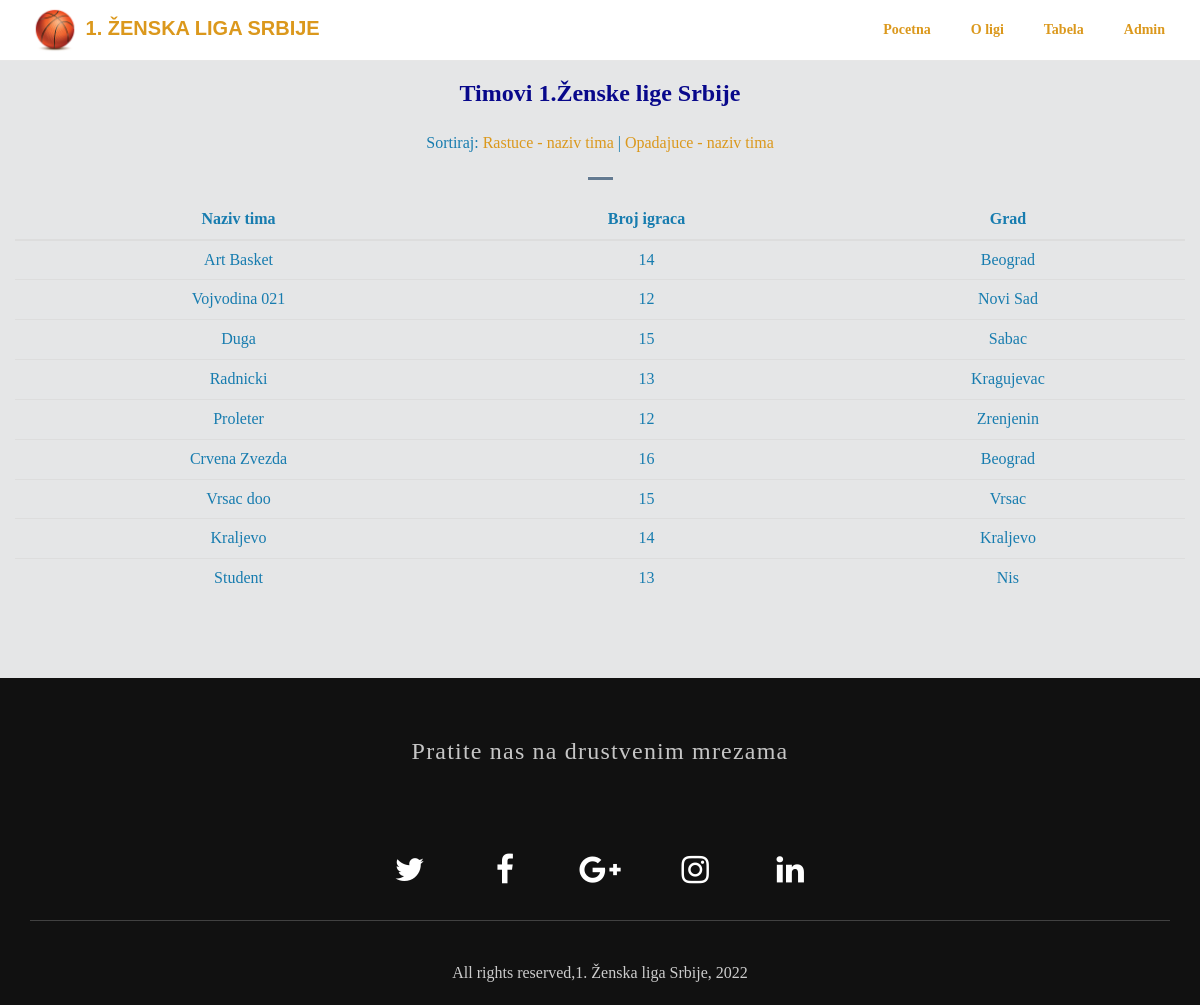
The page / on the database its author committed.
### tables this page shows
CREATE TABLE `tim` (
  `TimID` int(3) NOT NULL,
  `NazivTima` varchar(255) NOT NULL,
  `BrojIgraca` int(3) NOT NULL,
  `GradID` int(2) NOT NULL
);

CREATE TABLE `grad` (
  `GradID` int(11) NOT NULL,
  `Naziv` varchar(255) NOT NULL
);

### dbbroker.php (called while the page is built, shortened)
<?php
class DBBroker
{
    protected $_mysqli;
    protected $_query;
    public function __construct($host, $username, $password, $db, $port = NULL)
    {
        if($port == NULL)
            $port = ini_get('mysqli.default_port');
        $this->_mysqli = new mysqli($host, $username, $password, $db, $port)
            or die('There was a problem connecting to the database');
        $this->_mysqli->set_charset('utf8');
    }
    protected function reset()
    {
        $this->_query = null;
    }
    public function rawQuery($query, $bindParams = null)
    {
        $this->_query = filter_var($query, FILTER_SANITIZE_STRING);
        $stmt = $this->_prepareQuery();
        $stmt->execute();
        return $this->_dynamicBindResults($stmt);
    }
    protected function _dynamicBindResults(mysqli_stmt $stmt)
    {
        $parameters = array();
        $results = array();
        $meta = $stmt->result_metadata();
        $row = array();
        while ($field = $meta->fetch_field()) {
            $row[$field->name] = null;
            $parameters[] = & $row[$field->name];
        }
        call_user_func_array(array($stmt, 'bind_result'), $parameters);
        while ($stmt->fetch()) {
            $x = array();
            foreach ($row as $key => $val) {
                $x[$key] = $val;
            }
            array_push($results, $x);
        }
        return $results;
    }
    protected function _prepareQuery()
    {
        if (!$stmt = $this->_mysqli->prepare($this->_query)) {
            trigger_error("Problem preparing query ($this->_query) " . $this->_mysqli->error, E_USER_ERROR);
        }
        return $stmt;
    }
}

### inicijalizacija.php (called while the page is built, shortened)
<?php
require('dbbroker.php');
$db = new DBBroker('localhost', 'root', '', 'kosarka');
?>

### index.php (the view, shortened to what this page needs)
<?php
include 'inicijalizacija.php';
$orderBy = '';
?>
<!DOCTYPE html>
<html lang="en">
  <head>
    <link rel="stylesheet" type="text/css" href="css/font-awesome.min.css">
    <link rel="stylesheet" type="text/css" href="css/bootstrap.min.css">
    <link rel="stylesheet" type="text/css" href="css/imagehover.min.css">
    <link rel="stylesheet" type="text/css" href="css/style.css">
  </head>
  <body>
    <?php include 'navbar.php'; ?>
    <section id ="feature" class="section-padding">
      <div class="container">
        <div class="row">
          <div class="header-section text-center">
            <h2>Timovi 1.Ženske lige Srbije</h2>
            <p>Sortiraj:
            <a href="index.php?sort=rastuce">Rastuce - naziv tima</a>
            |
            <a href="index.php?sort=opadajuce">Opadajuce - naziv tima</a>
          </p>
            <hr class="bottom-line">
            <table class="table table-stripped" >
              <thead>
                <tr >
                  <th class="text-center">Naziv tima</th>
                  <th class="text-center">Broj igraca</th>
                  <th class="text-center">Grad</th>
                </tr>
              </thead>
              <tbody>
                <?php
                $timovi = $db->rawQuery("select * from tim t join grad g on t.gradID=g.GradID" . $orderBy);
                foreach ($timovi as $tim) {
                  ?>
                    <tr>
                        <td><?php echo ($tim["NazivTima"]); ?></td>
                        <td><?php echo ($tim["BrojIgraca"]); ?></td>
                        <td><?php echo ($tim["Naziv"]); ?></td>
                    </tr>
                  <?php
                }
                ?>
              </tbody>
            </table>
          </div>
        </div>
      </div>
    </section>
    <?php include 'footer.php'; ?>
  </body>
</html>

### navbar.php (shortened to what this page needs)
<nav class="navbar navbar-default navbar-fixed-top">
  <div class="container">
    <div class="navbar-header">
    <a class="navbar-brand" href="index.php"><img class="navbar-brand-logo" src="img/logok.png" /> 1. Ženska liga Srbije</a>
    </div>
    <div class="collapse navbar-collapse" id="myNavbar">
    <ul class="nav navbar-nav navbar-right">
      <li><a href="index.php">Pocetna</a></li>
      <li><a href="onama.php">O ligi</a></li>
      <li><a href="tabelaTimovi.php">Tabela</a></li>
      <li><a href="admin.php">Admin</a></li>
    </ul>
    </div>
  </div>
</nav>

### footer.php
<footer id="footer" class="footer">
  <div class="container text-center">
  <h3>Pratite nas na drustvenim mrezama</h3>
  <ul class="social-links">
    <li><a href="https://twitter.com/KSSrbije"><i class="fa fa-twitter fa-fw"></i></a></li>
    <li><a href="https://www.facebook.com/KSSrbije/"><i class="fa fa-facebook fa-fw"></i></a></li>
    <li><a href="https://www.google.com/search?q=kss+srbihe&oq=kss+srbihe&aqs=chrome..69i57j46i13j0i13l3j0i13i30l2j0i8i13i30l2.1406j0j4&sourceid=chrome&ie=UTF-8"><i class="fa fa-google-plus fa-fw"></i></a></li>
    <li><a href="https://www.instagram.com/kssrbije/"><i class="fa fa-instagram fa-fw"></i></a></li>
    <li><a href="#link"><i class="fa fa-linkedin fa-fw"></i></a></li>
  </ul>
  All rights reserved,1. Ženska liga Srbije, 2022
  </div>
</footer>

### css/style.css (style rules this page uses)
body { font-size: 15px; line-height: 1.52; color: #177caf; background-color: #e5e6e7; font-size: 16px; font-family: 'Times New Roman', Times, serif; font-weight: 400; }
ol, ul { list-style: none; }
table { border-collapse: collapse; border-spacing: 0; }
.section-padding { padding: 60px 0px; }
h1, h2, h3, h4, h5, h6 { font-family: 'Times New Roman', Times, serif; font-weight: 700; color: #08088b; }
a { color: #db981c; }
.navbar-default .navbar-brand { color: #db981c; }
.navbar-default { background-color: white; }
.navbar-default .navbar-nav > li > a { color: #db981c; font-size: 14px; font-weight: 700; }
.navbar-nav > li > a { padding: 0px; margin: 10px 5px; padding: 10px 15px; }
.navbar-brand { font-size: 2rem !important; margin: 5px 0px !important; }
.navbar-brand-logo { display: inline !important; max-width: 50px; }
.navbar-default .navbar-brand { font-family: "Dosis", sans-serif !important; font-weight: 700; text-transform: uppercase; padding: 0px; height: inherit; font-size: 36px; margin: 20px 0px; }
.navbar { margin-bottom: 0px; }
h2 { font-size: 24px; padding-bottom: 15px; }
.bottom-line { width: 25px; height: 3px; background-color: rgb(99, 122, 145); }
.footer { padding: 60px 0 20px; background: #111; color: #ccc; }
.footer a { color: #fff; }
.footer h3 { font-weight: 300; letter-spacing: 0.05em; color: #c6c6c6; margin: 0 0 40px; font-size: 24px; }
.footer .social-links li a { color: #fff; font-size: 32px; line-height: 50px; border-radius: 50%; text-align: center; -webkit-transition: all 0.3s ease-out; transition: all 0.3s ease-out; }
.footer .social-links li { display: inline-block; margin: 0 25px 25px; -webkit-transition: all 0.3s ease-out; transition: all 0.3s ease-out; }
.footer .social-links { list-style: none; padding: 0; margin: 30px 0 40px; padding: 40px 0 0; border-bottom: 1px solid rgba(255, 255, 255, 0.2); }

### rows shown on the page
tim: NazivTima "Art Basket", BrojIgraca "14", GradID.Naziv "Beograd"
tim: NazivTima "Vojvodina 021", BrojIgraca "12", GradID.Naziv "Novi Sad"
tim: NazivTima "Duga", BrojIgraca "15", GradID.Naziv "Sabac"
tim: NazivTima "Radnicki", BrojIgraca "13", GradID.Naziv "Kragujevac"
tim: NazivTima "Proleter", BrojIgraca "12", GradID.Naziv "Zrenjenin"
tim: NazivTima "Crvena Zvezda", BrojIgraca "16", GradID.Naziv "Beograd"
tim: NazivTima "Vrsac doo", BrojIgraca "15", GradID.Naziv "Vrsac"
tim: NazivTima "Kraljevo", BrojIgraca "14", GradID.Naziv "Kraljevo"
tim: NazivTima "Student", BrojIgraca "13", GradID.Naziv "Nis"
